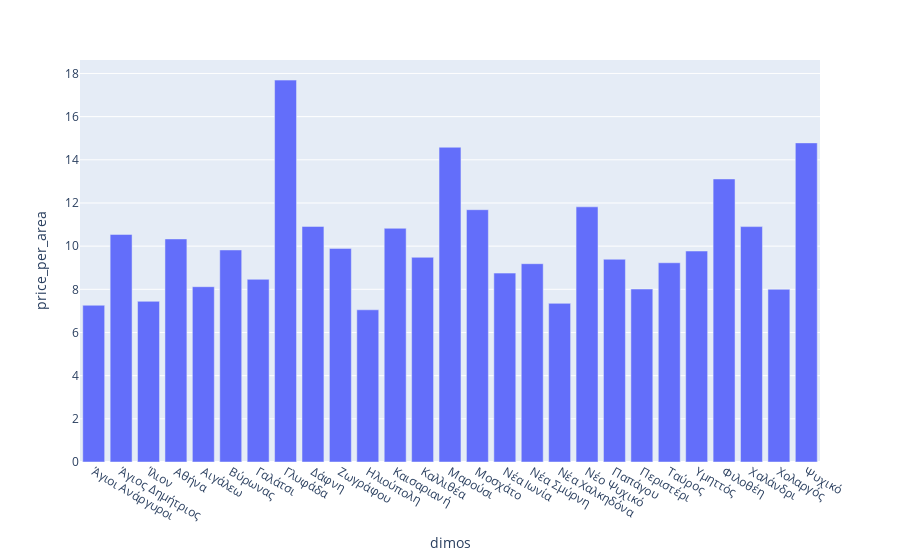

Source (notebook cell):
### Code cell
fig = px.bar(df_full[df_full['extraction_date'] == "2023-06-05"].groupby('dimos')['price_per_area'].mean().reset_index(), x='dimos', y='price_per_area')
fig.show()

### Figure 1 — Plotly figure (JSON) as saved in the notebook; plotly's stock layout.template omitted (floating-point values rounded to 4 significant figures)
{"data": [{"alignmentgroup": "True", "hovertemplate": "dimos=%{x}<br>price_per_area=%{y}<extra></extra>", "legendgroup": "", "marker": {"color": "#636efa", "pattern": {"shape": ""}}, "name": "", "offsetgroup": "", "orientation": "v", "showlegend": false, "textposition": "auto", "type": "bar", "x": ["Άγιοι Ανάργυροι", "Άγιος Δημήτριος", "Ίλιον", "Αθήνα", "Αιγάλεω", "Βύρωνας", "Γαλάτσι", "Γλυφάδα", "Δάφνη", "Ζωγράφου", "Ηλιούπολη", "Καισαριανή", "Καλλιθέα", "Μαρούσι", "Μοσχάτο", "Νέα Ιωνία", "Νέα Σμύρνη", "Νέα Χαλκηδόνα", "Νέο Ψυχικό", "Παπάγου", "Περιστέρι", "Ταύρος", "Υμηττός", "Φιλοθέη", "Χαλάνδρι", "Χολαργός", "Ψυχικό"], "xaxis": "x", "y": [7.262, 10.54, 7.444, 10.33, 8.122, 9.822, 8.463, 17.69, 10.91, 9.896, 7.051, 10.83, 9.483, 14.58, 11.69, 8.75, 9.187, 7.349, 11.82, 9.393, 8.012, 9.23, 9.774, 13.11, 10.91, 8, 14.78], "yaxis": "y"}], "layout": {"barmode": "relative", "legend": {"tracegroupgap": 0}, "margin": {"t": 60}, "xaxis": {"anchor": "y", "domain": [0, 1], "title": {"text": "dimos"}}, "yaxis": {"anchor": "x", "domain": [0, 1], "title": {"text": "price_per_area"}}}}
